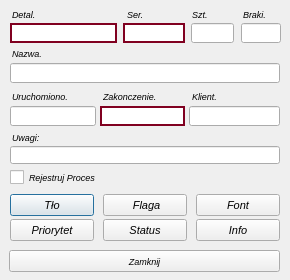
<?xml version="1.0" encoding="UTF-8"?>
<ui version="4.0">
 <class>Edytor_Karty</class>
 <widget class="QDialog" name="Edytor_Karty">
  <property name="geometry">
   <rect>
    <x>0</x>
    <y>0</y>
    <width>290</width>
    <height>280</height>
   </rect>
  </property>
  <property name="sizePolicy">
   <sizepolicy hsizetype="Ignored" vsizetype="Preferred">
    <horstretch>0</horstretch>
    <verstretch>0</verstretch>
   </sizepolicy>
  </property>
  <property name="font">
   <font>
    <family>MS Shell Dlg 2</family>
    <pointsize>8</pointsize>
    <italic>true</italic>
   </font>
  </property>
  <property name="windowTitle">
   <string>Edytor_Karty</string>
  </property>
  <widget class="QLabel" name="selftext_items2">
   <property name="geometry">
    <rect>
     <x>12</x>
     <y>5</y>
     <width>51</width>
     <height>18</height>
    </rect>
   </property>
   <property name="font">
    <font>
     <family>MS Shell Dlg 2</family>
     <pointsize>7</pointsize>
     <italic>true</italic>
     <bold>false</bold>
    </font>
   </property>
   <property name="text">
    <string>Detal.</string>
   </property>
  </widget>
  <widget class="QLabel" name="label_2">
   <property name="geometry">
    <rect>
     <x>572</x>
     <y>-19</y>
     <width>23</width>
     <height>17</height>
    </rect>
   </property>
   <property name="text">
    <string>Ser.</string>
   </property>
  </widget>
  <widget class="QLabel" name="selftext_items1">
   <property name="geometry">
    <rect>
     <x>12</x>
     <y>44</y>
     <width>45</width>
     <height>18</height>
    </rect>
   </property>
   <property name="font">
    <font>
     <family>MS Shell Dlg 2</family>
     <pointsize>7</pointsize>
     <italic>true</italic>
     <bold>false</bold>
    </font>
   </property>
   <property name="text">
    <string>Nazwa.</string>
   </property>
  </widget>
  <widget class="QLabel" name="wpis_kient">
   <property name="geometry">
    <rect>
     <x>192</x>
     <y>87</y>
     <width>61</width>
     <height>18</height>
    </rect>
   </property>
   <property name="font">
    <font>
     <family>MS Shell Dlg 2</family>
     <pointsize>7</pointsize>
     <italic>true</italic>
     <bold>false</bold>
    </font>
   </property>
   <property name="text">
    <string>Klient.</string>
   </property>
  </widget>
  <widget class="QLabel" name="selftext_items4">
   <property name="geometry">
    <rect>
     <x>192</x>
     <y>5</y>
     <width>38</width>
     <height>18</height>
    </rect>
   </property>
   <property name="font">
    <font>
     <family>MS Shell Dlg 2</family>
     <pointsize>7</pointsize>
     <italic>true</italic>
     <bold>false</bold>
    </font>
   </property>
   <property name="text">
    <string>Szt. </string>
   </property>
  </widget>
  <widget class="QLabel" name="wpis_data_uruch">
   <property name="geometry">
    <rect>
     <x>12</x>
     <y>87</y>
     <width>91</width>
     <height>18</height>
    </rect>
   </property>
   <property name="font">
    <font>
     <family>MS Shell Dlg 2</family>
     <pointsize>7</pointsize>
     <italic>true</italic>
     <bold>false</bold>
    </font>
   </property>
   <property name="text">
    <string>Uruchomiono.</string>
   </property>
  </widget>
  <widget class="QLabel" name="selftext_items0">
   <property name="geometry">
    <rect>
     <x>103</x>
     <y>87</y>
     <width>81</width>
     <height>18</height>
    </rect>
   </property>
   <property name="font">
    <font>
     <family>MS Shell Dlg 2</family>
     <pointsize>7</pointsize>
     <italic>true</italic>
     <bold>false</bold>
    </font>
   </property>
   <property name="text">
    <string>Zakonczenie.</string>
   </property>
  </widget>
  <widget class="QLineEdit" name="text_items2">
   <property name="geometry">
    <rect>
     <x>10</x>
     <y>23</y>
     <width>107</width>
     <height>20</height>
    </rect>
   </property>
   <property name="font">
    <font>
     <family>MS Shell Dlg 2</family>
     <pointsize>7</pointsize>
     <italic>false</italic>
     <bold>false</bold>
    </font>
   </property>
   <property name="styleSheet">
    <string notr="true">border: 2px solid #800020;</string>
   </property>
   <property name="text">
    <string/>
   </property>
  </widget>
  <widget class="QLineEdit" name="text_items3">
   <property name="geometry">
    <rect>
     <x>123</x>
     <y>23</y>
     <width>62</width>
     <height>20</height>
    </rect>
   </property>
   <property name="font">
    <font>
     <family>MS Shell Dlg 2</family>
     <pointsize>7</pointsize>
     <italic>false</italic>
     <bold>false</bold>
    </font>
   </property>
   <property name="styleSheet">
    <string notr="true">border: 2px solid #800020;</string>
   </property>
   <property name="text">
    <string/>
   </property>
  </widget>
  <widget class="QLabel" name="selftext_items3">
   <property name="geometry">
    <rect>
     <x>127</x>
     <y>5</y>
     <width>56</width>
     <height>18</height>
    </rect>
   </property>
   <property name="font">
    <font>
     <family>MS Shell Dlg 2</family>
     <pointsize>7</pointsize>
     <italic>true</italic>
     <bold>false</bold>
    </font>
   </property>
   <property name="text">
    <string>Ser. </string>
   </property>
  </widget>
  <widget class="QLineEdit" name="text_items4">
   <property name="geometry">
    <rect>
     <x>191</x>
     <y>23</y>
     <width>43</width>
     <height>20</height>
    </rect>
   </property>
   <property name="font">
    <font>
     <family>MS Shell Dlg 2</family>
     <pointsize>7</pointsize>
     <italic>false</italic>
     <bold>false</bold>
    </font>
   </property>
   <property name="text">
    <string/>
   </property>
  </widget>
  <widget class="QLineEdit" name="Nowa_zmienna_Uruch">
   <property name="geometry">
    <rect>
     <x>10</x>
     <y>106</y>
     <width>86</width>
     <height>20</height>
    </rect>
   </property>
   <property name="font">
    <font>
     <family>MS Shell Dlg 2</family>
     <pointsize>7</pointsize>
     <italic>false</italic>
     <bold>false</bold>
    </font>
   </property>
   <property name="text">
    <string/>
   </property>
  </widget>
  <widget class="QLineEdit" name="text_items2_2">
   <property name="geometry">
    <rect>
     <x>10</x>
     <y>63</y>
     <width>270</width>
     <height>20</height>
    </rect>
   </property>
   <property name="font">
    <font>
     <family>MS Shell Dlg 2</family>
     <pointsize>7</pointsize>
     <italic>false</italic>
     <bold>false</bold>
    </font>
   </property>
   <property name="text">
    <string/>
   </property>
  </widget>
  <widget class="QLineEdit" name="nowa_zmiena_kienID">
   <property name="geometry">
    <rect>
     <x>189</x>
     <y>106</y>
     <width>91</width>
     <height>20</height>
    </rect>
   </property>
   <property name="font">
    <font>
     <family>MS Shell Dlg 2</family>
     <pointsize>6</pointsize>
     <italic>false</italic>
     <bold>false</bold>
    </font>
   </property>
   <property name="text">
    <string/>
   </property>
  </widget>
  <widget class="QLineEdit" name="text_items0">
   <property name="geometry">
    <rect>
     <x>100</x>
     <y>106</y>
     <width>85</width>
     <height>20</height>
    </rect>
   </property>
   <property name="font">
    <font>
     <family>MS Shell Dlg 2</family>
     <pointsize>7</pointsize>
     <italic>false</italic>
     <bold>false</bold>
    </font>
   </property>
   <property name="styleSheet">
    <string notr="true">border: 2px solid #800020;</string>
   </property>
   <property name="text">
    <string/>
   </property>
  </widget>
  <widget class="QPushButton" name="card_color">
   <property name="geometry">
    <rect>
     <x>10</x>
     <y>194</y>
     <width>84</width>
     <height>22</height>
    </rect>
   </property>
   <property name="font">
    <font>
     <family>MS Shell Dlg 2</family>
     <pointsize>8</pointsize>
     <italic>true</italic>
     <bold>false</bold>
    </font>
   </property>
   <property name="text">
    <string>Tło</string>
   </property>
  </widget>
  <widget class="QPushButton" name="klient_overlay">
   <property name="geometry">
    <rect>
     <x>103</x>
     <y>194</y>
     <width>84</width>
     <height>22</height>
    </rect>
   </property>
   <property name="font">
    <font>
     <family>MS Shell Dlg 2</family>
     <pointsize>8</pointsize>
     <italic>true</italic>
     <bold>false</bold>
    </font>
   </property>
   <property name="text">
    <string> Flaga</string>
   </property>
  </widget>
  <widget class="QPushButton" name="font_index">
   <property name="geometry">
    <rect>
     <x>196</x>
     <y>194</y>
     <width>84</width>
     <height>22</height>
    </rect>
   </property>
   <property name="font">
    <font>
     <family>MS Shell Dlg 2</family>
     <pointsize>8</pointsize>
     <italic>true</italic>
     <bold>false</bold>
    </font>
   </property>
   <property name="text">
    <string>Font</string>
   </property>
  </widget>
  <widget class="QPushButton" name="Overlay_files">
   <property name="geometry">
    <rect>
     <x>10</x>
     <y>219</y>
     <width>84</width>
     <height>22</height>
    </rect>
   </property>
   <property name="font">
    <font>
     <family>MS Shell Dlg 2</family>
     <pointsize>8</pointsize>
     <italic>true</italic>
     <bold>false</bold>
    </font>
   </property>
   <property name="text">
    <string>Priorytet</string>
   </property>
  </widget>
  <widget class="QPushButton" name="status_icon">
   <property name="geometry">
    <rect>
     <x>103</x>
     <y>219</y>
     <width>84</width>
     <height>22</height>
    </rect>
   </property>
   <property name="font">
    <font>
     <family>MS Shell Dlg 2</family>
     <pointsize>8</pointsize>
     <italic>true</italic>
     <bold>false</bold>
    </font>
   </property>
   <property name="text">
    <string>Status</string>
   </property>
  </widget>
  <widget class="QPushButton" name="nieuzywany">
   <property name="geometry">
    <rect>
     <x>196</x>
     <y>219</y>
     <width>84</width>
     <height>22</height>
    </rect>
   </property>
   <property name="font">
    <font>
     <family>MS Shell Dlg 2</family>
     <pointsize>8</pointsize>
     <italic>true</italic>
     <bold>false</bold>
    </font>
   </property>
   <property name="text">
    <string>Info</string>
   </property>
  </widget>
  <widget class="QLineEdit" name="tylko_na_form">
   <property name="geometry">
    <rect>
     <x>10</x>
     <y>146</y>
     <width>270</width>
     <height>18</height>
    </rect>
   </property>
   <property name="font">
    <font>
     <family>MS Shell Dlg 2</family>
     <pointsize>6</pointsize>
     <italic>false</italic>
     <bold>false</bold>
    </font>
   </property>
   <property name="text">
    <string/>
   </property>
  </widget>
  <widget class="QPushButton" name="Zamyka_edycje">
   <property name="geometry">
    <rect>
     <x>9</x>
     <y>250</y>
     <width>271</width>
     <height>22</height>
    </rect>
   </property>
   <property name="font">
    <font>
     <family>MS Shell Dlg 2</family>
     <pointsize>7</pointsize>
     <italic>true</italic>
     <bold>false</bold>
    </font>
   </property>
   <property name="text">
    <string>Zamknij</string>
   </property>
  </widget>
  <widget class="QLineEdit" name="Nowa_zmienna_Braki">
   <property name="geometry">
    <rect>
     <x>241</x>
     <y>23</y>
     <width>40</width>
     <height>20</height>
    </rect>
   </property>
   <property name="font">
    <font>
     <family>MS Shell Dlg 2</family>
     <pointsize>8</pointsize>
     <italic>false</italic>
     <bold>false</bold>
    </font>
   </property>
   <property name="text">
    <string/>
   </property>
  </widget>
  <widget class="QLabel" name="selftext_items4_2">
   <property name="geometry">
    <rect>
     <x>243</x>
     <y>5</y>
     <width>41</width>
     <height>18</height>
    </rect>
   </property>
   <property name="font">
    <font>
     <family>MS Shell Dlg 2</family>
     <pointsize>7</pointsize>
     <italic>true</italic>
     <bold>false</bold>
    </font>
   </property>
   <property name="text">
    <string>Braki.</string>
   </property>
  </widget>
  <widget class="QLabel" name="label">
   <property name="geometry">
    <rect>
     <x>12</x>
     <y>128</y>
     <width>59</width>
     <height>18</height>
    </rect>
   </property>
   <property name="font">
    <font>
     <family>MS Shell Dlg 2</family>
     <pointsize>7</pointsize>
     <italic>true</italic>
    </font>
   </property>
   <property name="text">
    <string>Uwagi:</string>
   </property>
  </widget>
  <widget class="QCheckBox" name="Rej_proc">
   <property name="geometry">
    <rect>
     <x>10</x>
     <y>167</y>
     <width>261</width>
     <height>20</height>
    </rect>
   </property>
   <property name="font">
    <font>
     <family>MS Shell Dlg 2</family>
     <pointsize>7</pointsize>
     <italic>true</italic>
     <bold>false</bold>
    </font>
   </property>
   <property name="text">
    <string>Rejestruj Proces</string>
   </property>
  </widget>
 </widget>
 <resources/>
 <connections/>
</ui>
